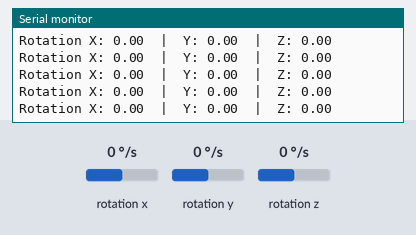
Bench run of a sketch on a simulated Arduino Uno, built with avr-gcc and run on an emulated ATmega328P. Parts: the last lines printed to the serial monitor. Wiring (inferred from the names in the program): MPU-6050 motion sensor at I2C address 0x68. Inputs (shaded band) come from the test bench; at power-on: rotation x 0 °/s, rotation y 0 °/s, rotation z 0 °/s.

Above: at 2.2 s.
2.3 s: rotation x set to -192 °/s
At 2.33 s:
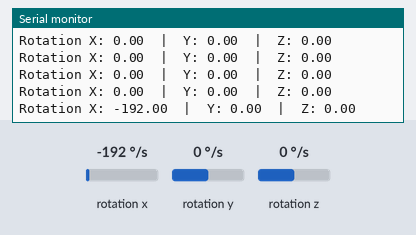
3.8 s: rotation y set to -192 °/s
At 3.8 s:
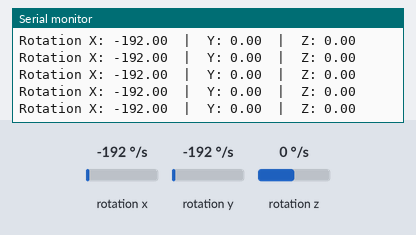
5.3 s: rotation z set to -192 °/s
At 5.33 s:
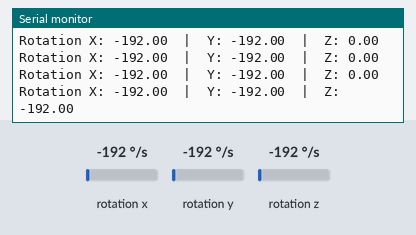
6.8 s: rotation x set to 12 °/s
At 6.81 s:
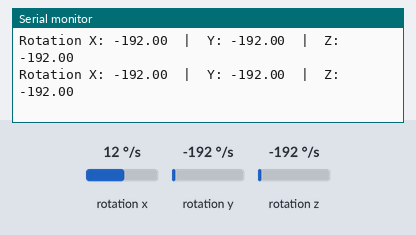
9.8 s: rotation y set to 12 °/s
At 9.81 s:
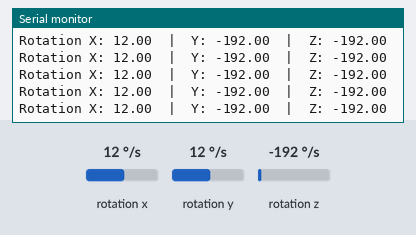
12.8 s: rotation z set to 12 °/s
At 12.81 s:
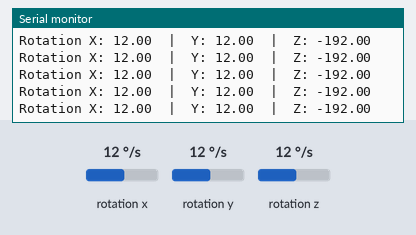
Timing chart, 0 to 15.8 s (numbered marks = the images above; inputs shaded):
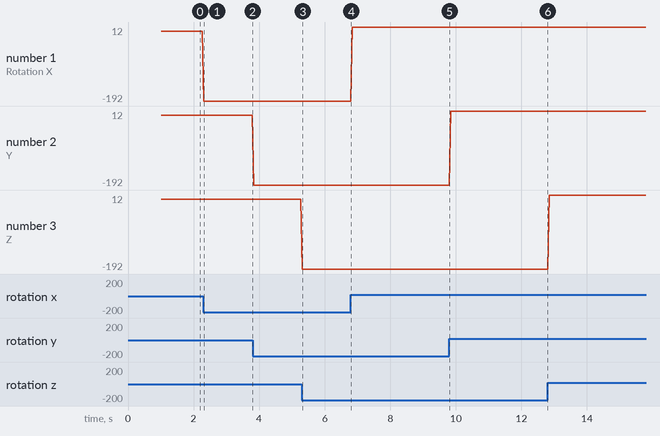

The sketch:

MPU6050test_aug6a.ino
```cpp
#include <Wire.h>

// The universal hardware address for the MPU6050 sensor
const int MPU_ADDR = 0x68;

void setup() {
  Serial.begin(115200);
  delay(1000);

  Serial.println("--- Teensy 4.1 Native Wire I2C MPU6050 Test ---");

  // Initialize the native Teensy I2C bus
  Wire.begin();
  Wire.setClock(100000); // 100kHz standard speed

  // Wake up the MPU6050 by writing to its Power Management Register (0x6B)
  Wire.beginTransmission(MPU_ADDR);
  Wire.write(0x6B); // Access the PWR_MGMT_1 register
  Wire.write(0);    // Set to 0 to wake up the sensor from sleep mode
  byte error = Wire.endTransmission();

  if (error == 0) {
    Serial.println("MPU6050 successfully awoken via direct I2C registers!");
  } else {
    Serial.print("Error: Direct communication failed with code: ");
    Serial.println(error);
    while (1) { delay(10); } // Halt program
  }
}

void loop() {
  // Request 6 bytes of data starting from the raw Gyroscope Register (0x43)
  Wire.beginTransmission(MPU_ADDR);
  Wire.write(0x43);
  Wire.endTransmission(false);
  Wire.requestFrom(MPU_ADDR, 6, true);

  // Read raw 16-bit high and low bytes for X, Y, and Z axes
  int16_t rawX = (Wire.read() << 8) | Wire.read();
  int16_t rawY = (Wire.read() << 8) | Wire.read();
  int16_t rawZ = (Wire.read() << 8) | Wire.read();

  // Convert raw sensor integers into readable Degrees Per Second (DPS)
  // At the default sensitivity setting, dividing by 131 gives standard degrees/sec
  float gyroX = rawX / 131.0;
  float gyroY = rawY / 131.0;
  float gyroZ = rawZ / 131.0;

  /* Print out the real-time rotation values */
  Serial.print("Rotation X: "); Serial.print(gyroX);
  Serial.print("  |  Y: ");     Serial.print(gyroY);
  Serial.print("  |  Z: ");     Serial.println(gyroZ);

  delay(50); // Loop update window
}
```

Measured:
- after the input at 2.3 s, the serial monitor: prints a new line at once (image 1)
- after the input at 5.3 s, the serial monitor: prints a new line at once (image 3)
- plotted number 1: 0 → -192 after the input at 2.3 s, -192 → 12 after the input at 6.8 s
